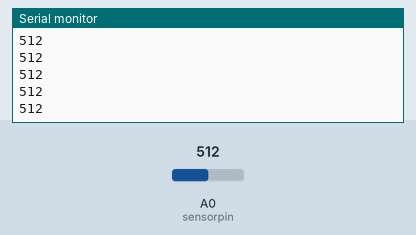
This sketch was run on a simulated Arduino Uno, built with avr-gcc and run on an emulated ATmega328P. On the bench: the last lines printed to the serial monitor. The test bench sets the inputs (shaded band); at power-on: A0 (sensorpin) = 512.

Above: at 1.2 s.
1.3 s: A0 (sensorpin) set to 716
At 2.2 s:
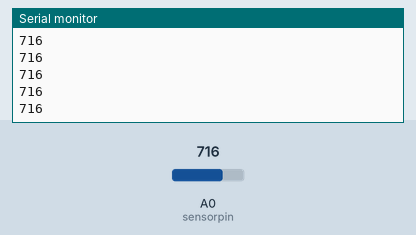
2.8 s: A0 (sensorpin) set to 900
At 3.9 s:
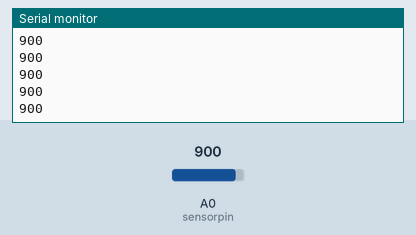
Timing chart, 0 to 5.8 s (numbered marks = the images above; inputs shaded):
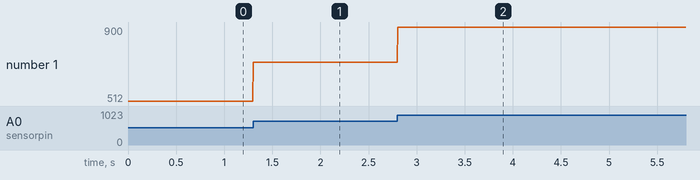

The sketch:

softpot.ino
```cpp
//SOFTPOT QUICK START GUIDE
//PROVIDED BY THE CMD SENSORLAB CREW
//CREATED ON 18-4-2018
//V1.0
//DON'T PANIC

int sensorpin = A0; //ANALOG INPUT

void setup(){
  Serial.begin(9600); //ARDUINO SERIAL SPEED
  pinMode(sensorpin, INPUT);  //DECLARE PIN AS INPUT
}

void loop(){
  int softpotval = analogRead(sensorpin); //MAKE INTEGER WITH SENSOR VALUE
  Serial.println(softpotval); //PRINT VALUE IN TERMINAL
  delay(5); //SET DELAY FOR DEBUGGING
}
```

Measured:
- after the input at 1.3 s, the serial monitor: prints a new line at once (image 1)
- after the input at 2.8 s, the serial monitor: prints a new line at once (image 2)
- plotted number 1: 512 → 716 after the input at 1.3 s, 716 → 900 after the input at 2.8 s
